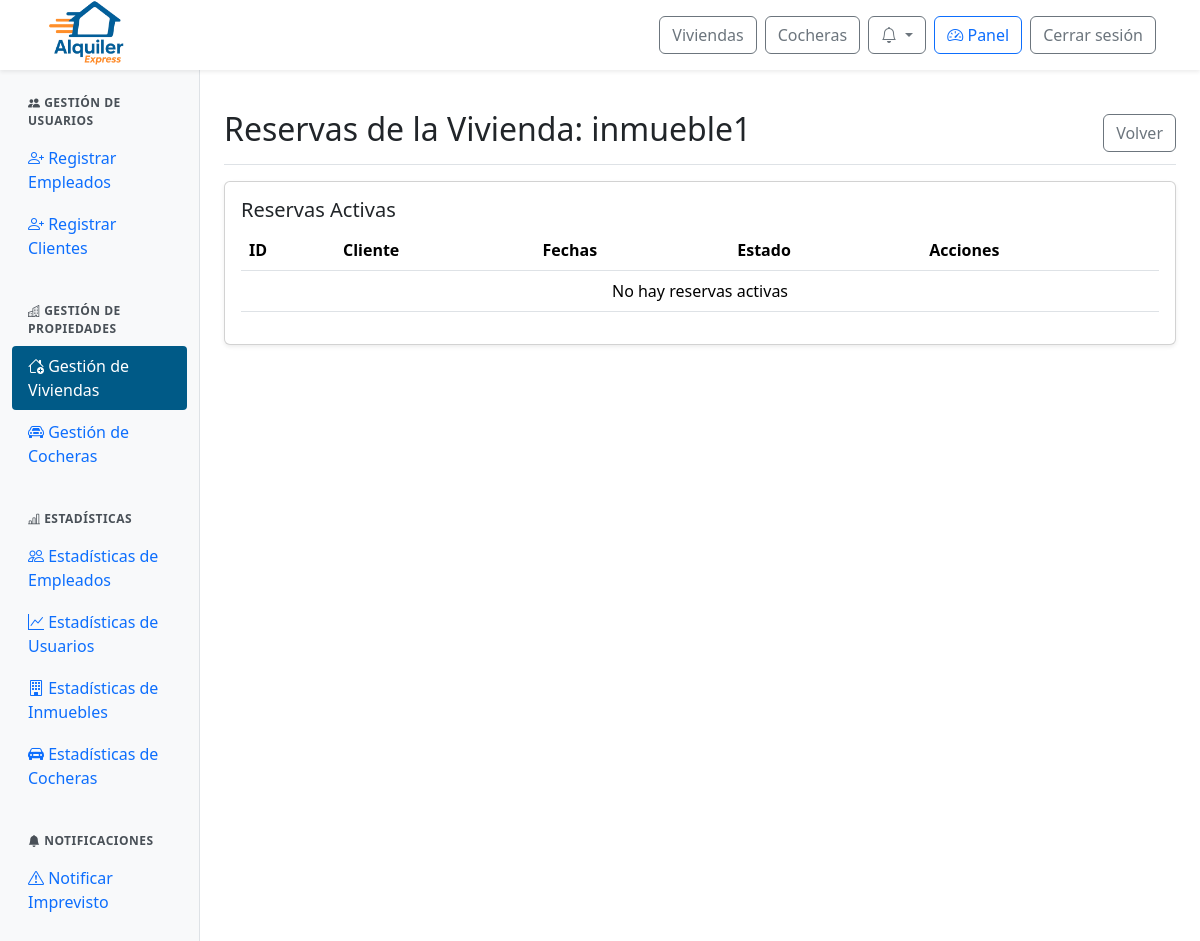
The app's page /panel/inmuebles/reservas/1/ (signed in), older data.
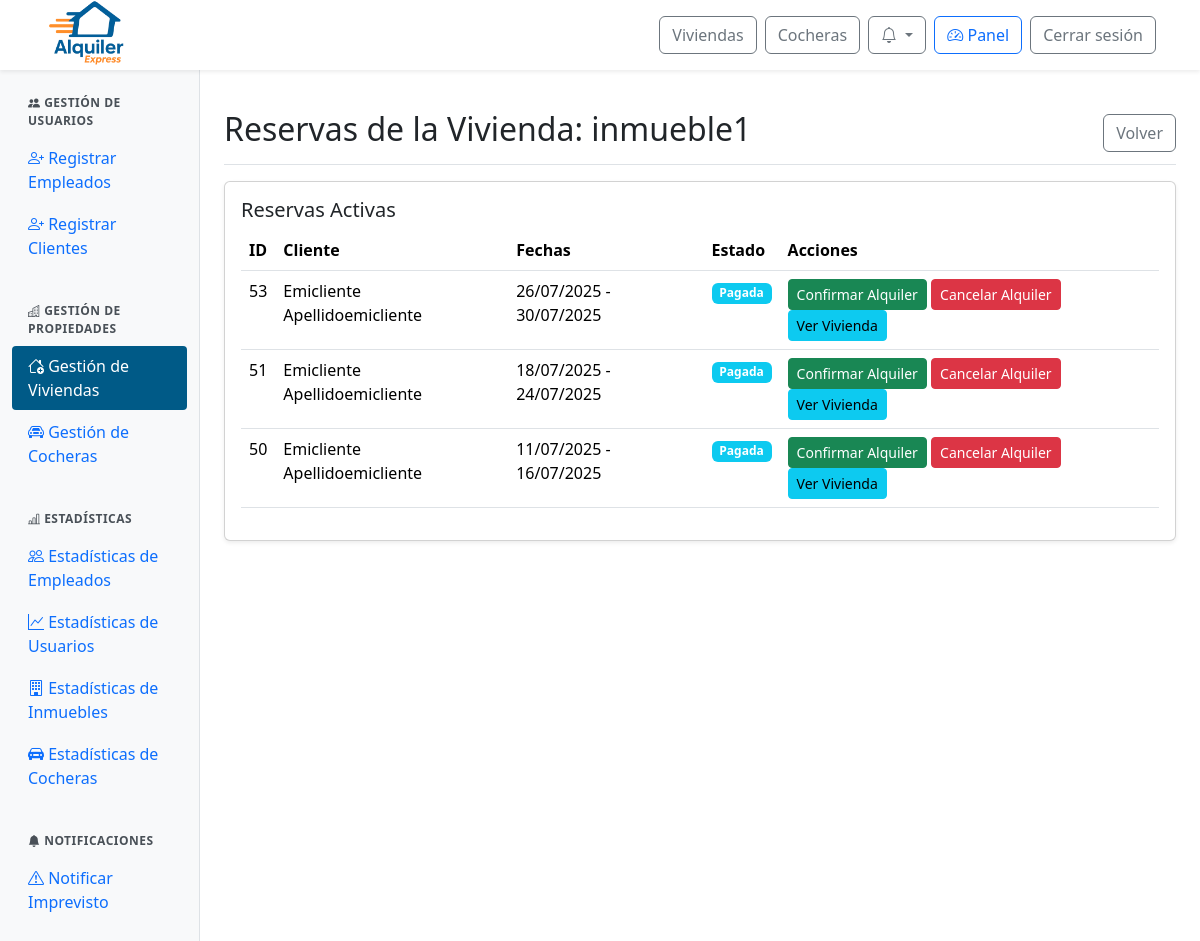
The same page, newer data.
### web/models.py (models this page shows, shortened)
class Inmueble(models.Model):
    id_inmueble = models.AutoField(primary_key=True)
    nombre = models.CharField(max_length=100, unique=True)
    ubicacion = models.TextField()
    provincia = models.ForeignKey(Provincia, on_delete=models.SET_NULL, null=True)
    ciudad = models.ForeignKey(Ciudad, on_delete=models.SET_NULL, null=True)
    descripcion = models.TextField()
    cantidad_banios = models.IntegerField()
    cantidad_ambientes = models.IntegerField()
    cantidad_camas = models.IntegerField()
    cantidad_huespedes = models.IntegerField()
    precio_por_dia = models.DecimalField(max_digits=10, decimal_places=2)
    politica_cancelacion = models.TextField()
    fecha_publicacion = models.DateField()
    cochera = models.ForeignKey(Cochera, null=True, blank=True, on_delete=models.SET_NULL)
    estado = models.ForeignKey(Estado, on_delete=models.SET_NULL, null=True)
    empleado = models.ForeignKey(Perfil, null=True, blank=True, on_delete=models.SET_NULL)
    minimo_dias_alquiler = models.PositiveIntegerField(default=1, verbose_name="Mínimo de días de alquiler")

class Reserva(models.Model):
    id_reserva = models.AutoField(primary_key=True)
    fecha_inicio = models.DateField()
    fecha_fin = models.DateField()
    precio_total = models.DecimalField(max_digits=10, decimal_places=2)
    estado = models.ForeignKey(Estado, on_delete=models.SET_NULL, null=True)  # Aquí está el estado FK
    inmueble = models.ForeignKey(Inmueble, null=True, blank=True, on_delete=models.SET_NULL)
    cochera = models.ForeignKey(Cochera, null=True, blank=True, on_delete=models.SET_NULL)
    descripcion = models.TextField()

class ClienteInmueble(models.Model):
    id_cliente_inmueble = models.AutoField(primary_key=True)
    cliente = models.ForeignKey(Perfil, on_delete=models.CASCADE)  # FK a Perfil, no Usuario
    inmueble = models.ForeignKey(Inmueble, null=True, blank=True, on_delete=models.SET_NULL)
    cochera = models.ForeignKey(Cochera, null=True, blank=True, on_delete=models.SET_NULL)
    reserva = models.ForeignKey(Reserva, on_delete=models.CASCADE)

class Perfil(models.Model):
    id_perfil = models.AutoField(primary_key=True)
    usuario = models.OneToOneField(User, on_delete=models.CASCADE)
    dni = models.CharField(max_length=20)

class Estado(models.Model):
    id_estado = models.AutoField(primary_key=True)
    nombre = models.CharField(max_length=100)

### web/views.py (the view)
# urls.py: path('panel/inmuebles/reservas/<int:id_inmueble>/', views.admin_inmuebles_reservas, name='admin_inmuebles_reservas'),
@login_required
@user_passes_test(is_admin_or_empleado)
def admin_inmuebles_reservas(request, id_inmueble):
    inmueble = get_object_or_404(Inmueble, id_inmueble=id_inmueble)
    reservas = Reserva.objects.filter(
        inmueble=inmueble,
        estado__nombre__in=["Pendiente", "Aprobada", "Pagada", "Confirmada"]
    ).order_by('-fecha_inicio')
    return render(request, 'admin/admin_inmuebles_reservas.html', {'inmueble': inmueble, 'reservas': reservas})

### web/context_processors.py (called while the page is built)
def notifications(request):
    if request.user.is_authenticated:
        try:
            return {
                'notificaciones': request.user.perfil.notificacion_set.order_by('-fecha_creacion')[:10],
                'notificaciones_no_leidas': request.user.perfil.notificacion_set.filter(leido=False).count()
            }
        except Exception:
            return {}
    return {}

### web/views.py (called while the page is built)
def is_admin_or_empleado(user):
    return user.is_authenticated and (user.is_staff or user.groups.filter(name="empleado").exists())

### web/templates/admin/admin_inmuebles_reservas.html (shortened to what this page needs)
{% extends 'admin/admin_base.html' %}
{% load static %}
{% block admin_content %}
<div class="d-flex justify-content-between flex-wrap flex-md-nowrap align-items-center pt-3 pb-2 mb-3 border-bottom">
  <h1 class="h2">Reservas de la Vivienda: {{ inmueble.nombre }}</h1>
  <a href="{% url 'admin_inmuebles' %}" class="btn btn-outline-secondary">Volver</a>
</div>
<div class="card shadow-sm mb-4">
  <div class="card-body">
    <h5 class="card-title">Reservas Activas</h5>
    <div class="table-responsive">
      <table class="table table-hover">
        <thead>
          <tr>
            <th>ID</th>
            <th>Cliente</th>
            <th>Fechas</th>
            <th>Estado</th>
            <th>Acciones</th>
          </tr>
        </thead>
        <tbody>
          {% for reserva in reservas %}
          <tr>
            <td>{{ reserva.id_reserva }}</td>
            <td>
              {% with relacion=reserva.clienteinmueble_set.first %}
                {% if relacion and relacion.cliente %}
                  {{ relacion.cliente.usuario.get_full_name|default:relacion.cliente.usuario.username }}
                {% else %}
                  Cliente no disponible
                {% endif %}
              {% endwith %}
            </td>
            <td>{{ reserva.fecha_inicio|date:"d/m/Y" }} - {{ reserva.fecha_fin|date:"d/m/Y" }}</td>
            <td>
              <span class="badge
                {% if reserva.estado.nombre == 'Confirmada' %}bg-success
                {% elif reserva.estado.nombre == 'Cancelada' %}bg-danger
                {% elif reserva.estado.nombre == 'Rechazada' %}bg-secondary
                {% elif reserva.estado.nombre == 'Pagada' %}bg-info
                {% elif reserva.estado.nombre == 'Aprobada' %}bg-primary
                {% elif reserva.estado.nombre == 'Pendiente' %}bg-warning
                {% elif reserva.estado.nombre == 'Finalizada' %}bg-dark
                {% else %}bg-warning{% endif %}">
                {{ reserva.estado.nombre }}
              </span>
            </td>
            <td>
              {% if reserva.estado.nombre == 'Pendiente' %}
                <button class="btn btn-sm btn-success" onclick="cambiarEstado('{{ reserva.id_reserva }}', 'Aprobada')">Aprobar Solicitud</button>
                <button class="btn btn-sm btn-danger" onclick="cambiarEstado('{{ reserva.id_reserva }}', 'Rechazada')">Rechazar Solicitud</button>
              {% elif reserva.estado.nombre == 'Aprobada' %}
                <button class="btn btn-sm btn-success">Esperando Pago...</button>
              {% elif reserva.estado.nombre == 'Pagada' %}
                <button class="btn btn-sm btn-success" onclick="cambiarEstado('{{ reserva.id_reserva }}', 'Confirmada')">Confirmar Alquiler</button>
                <button class="btn btn-sm btn-danger" onclick="cambiarEstado('{{ reserva.id_reserva }}', 'Cancelada')">Cancelar Alquiler</button>
              {% elif reserva.estado.nombre == 'Confirmada' %}
                <button class="btn btn-sm btn-success" onclick="cambiarEstado('{{ reserva.id_reserva }}', 'Finalizada')">Terminar Alquiler</button>
                <button class="btn btn-sm btn-danger" onclick="cambiarEstado('{{ reserva.id_reserva }}', 'Cancelada')">Cancelar Alquiler</button>
              {% endif %}
              <a href="{% url 'detalle_inmueble' inmueble.id_inmueble %}" class="btn btn-sm btn-info">Ver Vivienda</a>
            </td>
          </tr>
          {% empty %}
          <tr>
            <td colspan="5" class="text-center">No hay reservas activas</td>
          </tr>
          {% endfor %}
        </tbody>
      </table>
    </div>
  </div>
</div>
{% endblock %}

### web/templates/admin/admin_base.html (shortened to what this page needs)
{% extends 'base.html' %}
{% load static %}
{% load user_groups %}
{% block extra_css %}
<link href="https://cdn.jsdelivr.net/npm/bootstrap-icons/font/bootstrap-icons.css" rel="stylesheet">
<link rel="stylesheet" href="{% static 'css/admin.css' %}">
{% endblock %}
{% block content %}
<div class="container-fluid" style="margin-top: 70px;">
  <div class="row">
    <nav class="col-md-3 col-lg-2 d-md-block sidebar">
      <div class="position-sticky pt-3">
        {% if user.is_staff or user|has_group:"empleado" %}
        <div class="sidebar-section">
          <div class="sidebar-section-title">
            <i class="bi bi-people-fill"></i> Gestión de Usuarios
          </div>
          <ul class="nav flex-column">
            {% if user.is_staff %}
            <li class="nav-item">
              <a class="nav-link {% if request.resolver_match.url_name == 'admin_alta_empleados' %}active{% endif %}"
                  href="{% url 'admin_alta_empleados' %}">
                <i class="bi bi-person-plus"></i> Registrar Empleados
              </a>
            </li>
            {% endif %}
            <li class="nav-item">
              <a class="nav-link {% if request.resolver_match.url_name == 'admin_alta_cliente' %}active{% endif %}"
                  href="{% url 'admin_alta_cliente' %}">
                <i class="bi bi-person-plus"></i> Registrar Clientes
              </a>
            </li>
          </ul>
        </div>
        {% endif %}
        {% if user.is_staff or user|has_group:"empleado" %}
        <div class="sidebar-section">
          <div class="sidebar-section-title">
            <i class="bi bi-buildings"></i> Gestión de Propiedades
          </div>
          <ul class="nav flex-column">
            <li class="nav-item">
              <a class="nav-link {% if request.resolver_match.url_name == 'admin_inmuebles' or request.resolver_match.url_name == 'admin_inmuebles_alta' or 'admin_inmuebles_' in request.resolver_match.url_name %}active{% endif %}"
                href="{% url 'admin_inmuebles' %}">
                <i class="bi bi-house-add"></i> Gestión de Viviendas
              </a>
            </li>
            <li class="nav-item">
              <a class="nav-link {% if request.resolver_match.url_name == 'admin_cocheras' or request.resolver_match.url_name == 'admin_cocheras_alta' or 'admin_cocheras_' in request.resolver_match.url_name %}active{% endif %}"
                href="{% url 'admin_cocheras' %}">
                <i class="bi bi-car-front"></i> Gestión de Cocheras
              </a>
            </li>
          </ul>
        </div>
        {% endif %}
        {% if user.is_staff %}
        <div class="sidebar-section">
          <div class="sidebar-section-title">
            <i class="bi bi-bar-chart-line"></i> Estadísticas
          </div>
          <ul class="nav flex-column">
            <li class="nav-item">
              <a class="nav-link {% if request.resolver_match.url_name == 'admin_estadisticas_empleados' %}active{% endif %}"
                  href="{% url 'admin_estadisticas_empleados' %}">
                <i class="bi bi-people"></i> Estadísticas de Empleados
              </a>
            </li>
            <li class="nav-item">
              <a class="nav-link {% if 'admin_estadisticas_usuarios' in request.resolver_match.url_name %}active{% endif %}"
                  href="{% url 'admin_estadisticas_usuarios' %}">
                <i class="bi bi-graph-up"></i> Estadísticas de Usuarios
              </a>
            </li>
            <li class="nav-item">
              <a class="nav-link {% if request.resolver_match.url_name == 'admin_estadisticas_inmuebles' %}active{% endif %}"
                  href="{% url 'admin_estadisticas_inmuebles' %}">
                <i class="bi bi-building"></i> Estadísticas de Inmuebles
              </a>
            </li>
            <li class="nav-item">
              <a class="nav-link {% if request.resolver_match.url_name == 'admin_estadisticas_cocheras' %}active{% endif %}"
                  href="{% url 'admin_estadisticas_cocheras' %}">
                <i class="bi bi-car-front-fill"></i> Estadísticas de Cocheras
              </a>
            </li>
          </ul>
        </div>
        {% endif %}
        {% if user.is_staff %}
        <div class="sidebar-section">
          <div class="sidebar-section-title">
            <i class="bi bi-bell-fill"></i> Notificaciones
          </div>
          <ul class="nav flex-column">
            <li class="nav-item">
              <a class="nav-link {% if request.resolver_match.url_name == 'admin_notificar_imprevisto' %}active{% endif %}"
                 href="{% url 'admin_notificar_imprevisto' %}">
                <i class="bi bi-exclamation-triangle"></i> Notificar Imprevisto
              </a>
            </li>
          </ul>
        </div>
        {% endif %}
      </div>
    </nav>
    <main id="contenido-principal" class="col-md-9 ms-sm-auto col-lg-10 px-md-4 py-4">
      {% block admin_content %}{% endblock %}
    </main>
  </div>
</div>
{% endblock %}

### web/templates/base.html (shortened to what this page needs)
{% load static %}
{% load user_groups %}
<!DOCTYPE html>
<html lang="es">
<head>
  <link href="https://cdn.jsdelivr.net/npm/bootstrap@5.3.3/dist/css/bootstrap.min.css" rel="stylesheet">
  <link href="https://cdn.jsdelivr.net/npm/bootstrap-icons@1.10.5/font/bootstrap-icons.css" rel="stylesheet">
  <link rel="stylesheet" href="https://cdn.jsdelivr.net/npm/sweetalert2@11/dist/sweetalert2.min.css">
  <link rel="stylesheet" href="{% static 'css/global.css' %}">
  <link rel="stylesheet" href="{% static 'css/notification.css' %}">
  {% block extra_css %}{% endblock %}
</head>
<body>
  <nav class="navbar navbar-expand-lg navbar-light bg-white fixed-top shadow-sm px-4">
    <div class="navbar__container container-fluid d-flex align-items-center justify-content-between">
      <div class="d-flex align-items-center me-3">
        <a href="{% url 'index' %}">
          <img src="{% static 'img/logo-alquiler-express-3.png' %}" alt="Logo Alquiler Express" class="navbar__icon">
        </a>
      </div>
      <div class="navbar__buttons d-flex align-items-center ms-3">
        <a href="{% url 'buscar_inmuebles' %}" class="btn btn-outline-secondary me-2">Viviendas</a>
        <a href="{% url 'buscar_cocheras' %}" class="btn btn-outline-secondary me-2">Cocheras</a>
        {% if user.is_authenticated %}
          <div class="dropdown me-2">
            <button class="btn btn-outline-secondary position-relative dropdown-toggle"
                    type="button"
                    id="notificacionesDropdown"
                    data-bs-toggle="dropdown"
                    aria-expanded="false">
              <i class="bi bi-bell"></i>
            </button>
          </div>
          {% if user.is_staff or user|has_group:"empleado" %}
            <a href="{% url 'admin_panel' %}" class="btn btn-outline-primary me-2">
              <i class="bi bi-speedometer2"></i> Panel
            </a>
          {% endif %}
          <form action="{% url 'logout' %}" method="post" class="d-inline">
            <button type="submit" class="btn btn-outline-secondary me-2">Cerrar sesión</button>
          </form>
        {% else %}
          <a href="{% url 'login' %}" class="btn btn-outline-secondary me-2">Iniciar sesión</a>
          <a href="{% url 'register' %}" class="btn btn-primary">Registrarse</a>
        {% endif %}
      </div>
    </div>
  </nav>
  {% block content %}{% endblock %}
</body>
</html>

### web/static/css/global.css (style rules this page uses)
:root { --color-azul-alquiler: #005A87; --color-naranja-alquiler: #F26A1B; --color-azul-hover: #004466; --color-naranja-hover: #d85b17; }
.navbar { height: 70px; }
.navbar__container { height: 70px; }
.navbar__icon { height: 72px; }

### web/static/css/admin.css (style rules this page uses)
:root { --color-azul-alquiler: #005A87; --color-naranja-alquiler: #F26A1B; --color-azul-hover: #004466; --color-naranja-hover: #d85b17; }
.sidebar-section { margin-bottom: 1.5rem; }
.sidebar-section-title { padding: 0.5rem 1rem; font-weight: 600; color: #495057; text-transform: uppercase; font-size: 0.75rem; letter-spacing: 0.5px; }
.nav-link { padding: 0.5rem 1rem; border-radius: 4px; margin-bottom: 2px; }
.nav-link.active { background-color: #005A87; color: white !important; }
.sidebar { background-color: #f8f9fa; border-right: 1px solid #dee2e6; }

Row changes from the older to the newer data that the page shows:
added Reserva: id_reserva "53", clienteinmueble_set.first.cliente.usuario.get_full_name "Emicliente Apellidoemicliente", fecha_inicio "26/07/2025", fecha_fin "30/07/2025", estado.nombre "Pagada"
added Reserva: id_reserva "51", clienteinmueble_set.first.cliente.usuario.get_full_name "Emicliente Apellidoemicliente", fecha_inicio "18/07/2025", fecha_fin "24/07/2025", estado.nombre "Pagada"
added Reserva: id_reserva "50", clienteinmueble_set.first.cliente.usuario.get_full_name "Emicliente Apellidoemicliente", fecha_inicio "11/07/2025", fecha_fin "16/07/2025", estado.nombre "Pagada"
Text that changed along with them:
text no longer shown: "No hay reservas activas"
